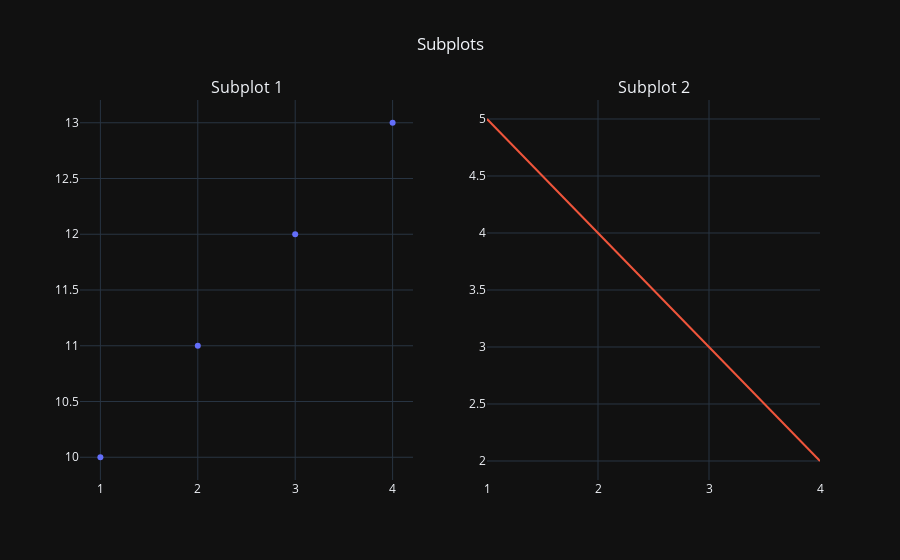

Notebook cell for this chart:
### Markdown cell above
### 设置图例 `Legend`

使用 `.update_layout()` 方法的 `showlegend` 参数，设置为 True 则显示图例， False 则不显示，默认为True。在一个图上有多条轨迹 `trace` 时可以更清楚地反映数据。

例：将上面的 `Figure` 默认的图例删除。

### Code cell
fig.update_layout(showlegend=False)
fig.show()

### Figure 1 — Plotly figure (JSON) as saved in the notebook; plotly's stock layout.template omitted (floating-point values rounded to 4 significant figures)
{"data": [{"mode": "markers", "type": "scatter", "x": [1, 2, 3, 4], "xaxis": "x", "y": [10, 11, 12, 13], "yaxis": "y"}, {"mode": "lines", "type": "scatter", "x": [1, 2, 3, 4], "xaxis": "x2", "y": [5, 4, 3, 2], "yaxis": "y2"}], "layout": {"annotations": [{"font": {"size": 16}, "showarrow": false, "text": "Subplot 1", "x": 0.225, "xanchor": "center", "xref": "paper", "y": 1, "yanchor": "bottom", "yref": "paper"}, {"font": {"size": 16}, "showarrow": false, "text": "Subplot 2", "x": 0.775, "xanchor": "center", "xref": "paper", "y": 1, "yanchor": "bottom", "yref": "paper"}], "showlegend": false, "title": {"text": "Subplots", "x": 0.5}, "xaxis": {"anchor": "y", "domain": [0, 0.45]}, "xaxis2": {"anchor": "y2", "domain": [0.55, 1]}, "yaxis": {"anchor": "x", "domain": [0, 1]}, "yaxis2": {"anchor": "x2", "domain": [0, 1]}}}
